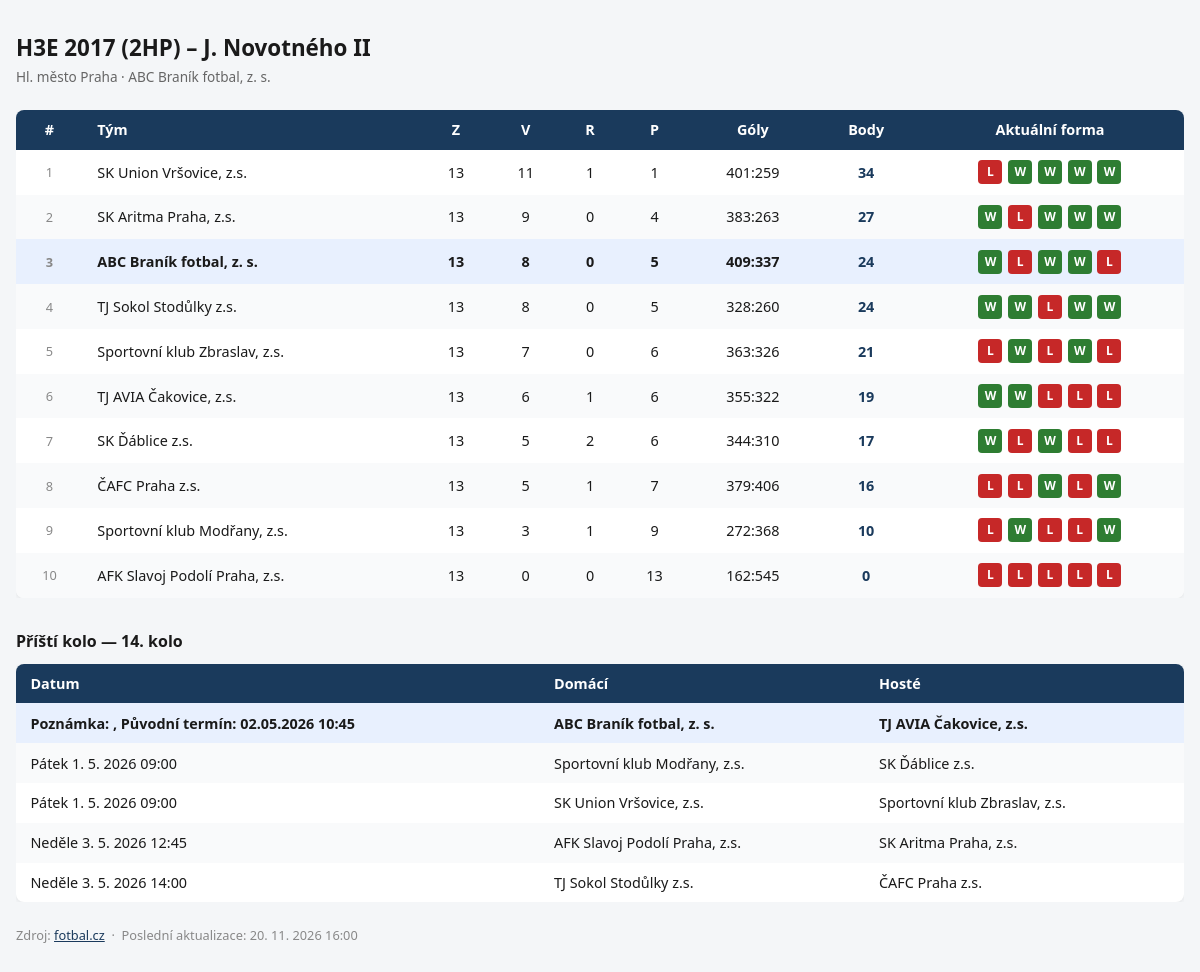
The page / on the database its author committed.
### tables this page shows
CREATE TABLE matches (
                id      INTEGER PRIMARY KEY AUTOINCREMENT,
                date    TEXT,
                home    TEXT NOT NULL,
                away    TEXT NOT NULL,
                home_goals INTEGER NOT NULL,
                away_goals INTEGER NOT NULL,
                UNIQUE(date, home, away)
            );

CREATE TABLE next_round (
                id      INTEGER PRIMARY KEY AUTOINCREMENT,
                round   TEXT,
                date    TEXT,
                home    TEXT NOT NULL,
                away    TEXT NOT NULL
            );

### app.py (the view)
@app.route("/")
def index():
    init_db()
    rows = build_standings()
    mtime = os.path.getmtime(DB_PATH)
    updated = datetime.fromtimestamp(mtime).strftime("%-d. %-m. %Y %H:%M")
    next_round = get_next_round()
    return render_template("index.html", rows=rows, source_url=SOURCE_URL,
                           updated=updated, next_round=next_round)

### db.py (called while the page is built)
def get_conn() -> sqlite3.Connection:
    conn = sqlite3.connect(DB_PATH)
    conn.row_factory = sqlite3.Row
    return conn

def init_db() -> None:
    with get_conn() as conn:
        conn.execute("""
            CREATE TABLE IF NOT EXISTS matches (
                id      INTEGER PRIMARY KEY AUTOINCREMENT,
                date    TEXT,
                home    TEXT NOT NULL,
                away    TEXT NOT NULL,
                home_goals INTEGER NOT NULL,
                away_goals INTEGER NOT NULL,
                UNIQUE(date, home, away)
            )
        """)
        conn.execute("""
            CREATE TABLE IF NOT EXISTS next_round (
                id      INTEGER PRIMARY KEY AUTOINCREMENT,
                round   TEXT,
                date    TEXT,
                home    TEXT NOT NULL,
                away    TEXT NOT NULL
            )
        """)

def get_next_round() -> dict | None:
    with get_conn() as conn:
        rows = conn.execute("SELECT * FROM next_round ORDER BY id").fetchall()
        if not rows:
            return None
        return {
            "round": rows[0]["round"],
            "matches": [{"date": r["date"], "home": r["home"], "away": r["away"]} for r in rows],
        }

def all_matches() -> list[sqlite3.Row]:
    with get_conn() as conn:
        return conn.execute(
            "SELECT * FROM matches ORDER BY id"
        ).fetchall()

### templates/index.html (shortened to what this page needs)
<!DOCTYPE html>
<html lang="cs">
<head>
</head>
<body>
  <h1>H3E 2017 (2HP) – J. Novotného II</h1>
  <p class="subtitle">Hl. město Praha · ABC Braník fotbal, z. s.</p>
  <div class="table-wrap">
    <table>
      <thead>
        <tr>
          <th>#</th>
          <th>Tým</th>
          <th>Z</th>
          <th>V</th>
          <th>R</th>
          <th>P</th>
          <th>Góly</th>
          <th>Body</th>
          <th>Aktuální forma</th>
        </tr>
      </thead>
      <tbody>
        {% for r in rows %}
        <tr {% if 'Braník' in r.team or 'Branik' in r.team %}class="highlight"{% endif %}>
          <td class="pos">{{ r.pos }}</td>
          <td>{{ r.team }}</td>
          <td>{{ r.played }}</td>
          <td>{{ r.won }}</td>
          <td>{{ r.drawn }}</td>
          <td>{{ r.lost }}</td>
          <td>{{ r.gf }}:{{ r.ga }}</td>
          <td class="pts">{{ r.points }}</td>
          <td class="form">
            {% for m in r.form %}
              <span class="badge-wrap">
                <span class="badge badge-{{ m.r }}">{{ m.r }}</span>
              </span>
            {% endfor %}
          </td>
        </tr>
        {% endfor %}
      </tbody>
    </table>
  </div>
  {% if next_round %}
  <h2 style="font-size:1rem; font-weight:700; margin-top:2rem; margin-bottom:0.75rem;">
    Příští kolo — {{ next_round.round }}
  </h2>
  <div class="table-wrap">
    <table>
      <thead>
        <tr>
          <th style="text-align:left">Datum</th>
          <th style="text-align:left">Domácí</th>
          <th style="text-align:left">Hosté</th>
        </tr>
      </thead>
      <tbody>
        {% for m in next_round.matches %}
        <tr {% if 'Braník' in m.home or 'Braník' in m.away %}class="highlight"{% endif %}>
          <td style="text-align:left">{{ m.date }}</td>
          <td style="text-align:left">{{ m.home }}</td>
          <td style="text-align:left">{{ m.away }}</td>
        </tr>
        {% endfor %}
      </tbody>
    </table>
  </div>
  {% endif %}
  <p style="margin-top:1.5rem; font-size:0.8rem; color:#888;">
    Zdroj: <a href="{{ source_url }}" target="_blank" style="color:#1a3a5c;">fotbal.cz</a>
    &nbsp;·&nbsp; Poslední aktualizace: {{ updated }}
  </p>
</body>
</html>

### templates/index.html (style rules this page uses)
*, *::before, *::after { box-sizing: border-box; margin: 0; padding: 0; }
body { font-family: system-ui, sans-serif; background: #f4f6f8; color: #1a1a1a; padding: 2rem 1rem; }
h1 { font-size: 1.4rem; font-weight: 700; margin-bottom: 0.25rem; }
.subtitle { font-size: 0.85rem; color: #666; margin-bottom: 1.5rem; }
.table-wrap { overflow-x: auto; }
table { width: 100%; border-collapse: collapse; background: #fff; border-radius: 8px; overflow: hidden; box-shadow: 0 1px 4px rgba(0,0,0,.08); font-size: 0.9rem; }
thead { background: #1a3a5c; color: #fff; }
th, td { padding: 0.65rem 0.9rem; text-align: center; white-space: nowrap; }
th:nth-child(2), td:nth-child(2) { text-align: left; }
tbody tr:nth-child(even) { background: #f9fafb; }
.highlight td { font-weight: 700; background: #e8f0fe !important; }
.pos { color: #888; font-size: 0.8rem; }
.pts { font-weight: 700; color: #1a3a5c; }
.form { white-space: nowrap; }
.badge-wrap { position: relative; display: inline-block; margin: 0 1px; }
.badge { display: inline-block; width: 1.5rem; line-height: 1.5rem; border-radius: 4px; font-size: 0.75rem; font-weight: 700; color: #fff; cursor: default; text-align: center; }
.badge-W { background: #2e7d32; }
.badge-L { background: #c62828; }

### rows shown on the page
matches: pos "1", team "SK Union Vršovice, z.s.", played "13", won "11", drawn "1", lost "1", gf "401", ga "259", points "34", r "L", pos "2", team "SK Aritma Praha, z.s.", won "9", drawn "0", lost "4", gf "383", ga "263", points "27", r "W"
matches: r "W", r "L"
matches: r "W", r "L"
matches: r "W", r "L"
matches: r "W", r "L"
matches: r "L", r "W"
matches: r "W", r "L"
matches: r "W", r "L"
matches: r "W", r "L"
matches: pos "3", team "ABC Braník fotbal, z. s.", played "13", won "8", drawn "0", lost "5", gf "409", ga "337", points "24", r "W", pos "8", team "ČAFC Praha z.s.", won "5", drawn "1", lost "7", gf "379", ga "406", points "16", r "L"
matches: r "L", r "W"
matches: r "W", r "L"
matches: r "W", r "L"
matches: pos "4", team "TJ Sokol Stodůlky z.s.", played "13", won "8", drawn "0", lost "5", gf "328", ga "260", points "24", r "W", pos "5", team "Sportovní klub Zbraslav, z.s.", won "7", lost "6", gf "363", ga "326", points "21", r "L"
matches: r "W", r "L"
matches: r "W", r "L"
matches: r "L", r "W"
matches: r "W", r "L"
matches: r "L", r "W"
matches: pos "6", team "TJ AVIA Čakovice, z.s.", played "13", won "6", drawn "1", lost "6", gf "355", ga "322", points "19", r "W", pos "9", team "Sportovní klub Modřany, z.s.", won "3", lost "9", gf "272", ga "368", points "10", r "L"
matches: r "W", r "L"
matches: pos "7", team "SK Ďáblice z.s.", played "13", won "5", drawn "2", lost "6", gf "344", ga "310", points "17", r "W", pos "10", team "AFK Slavoj Podolí Praha, z.s.", won "0", drawn "0", lost "13", gf "162", ga "545", points "0", r "L"
matches: r "L", r "W"
matches: r "W", r "L"
matches: r "W", r "L"
next_round: round "14. kolo", date "Poznámka: , Původní termín: 02.05.2026 10:45", home "ABC Braník fotbal, z. s.", away "TJ AVIA Čakovice, z.s."
next_round: date "Pátek 1. 5. 2026 09:00", home "Sportovní klub Modřany, z.s.", away "SK Ďáblice z.s."
next_round: date "Pátek 1. 5. 2026 09:00", home "SK Union Vršovice, z.s.", away "Sportovní klub Zbraslav, z.s."
next_round: date "Neděle 3. 5. 2026 12:45", home "AFK Slavoj Podolí Praha, z.s.", away "SK Aritma Praha, z.s."
next_round: date "Neděle 3. 5. 2026 14:00", home "TJ Sokol Stodůlky z.s.", away "ČAFC Praha z.s."

### other values the page prints
{{ updated }} "20. 11. 2026 16:00"
